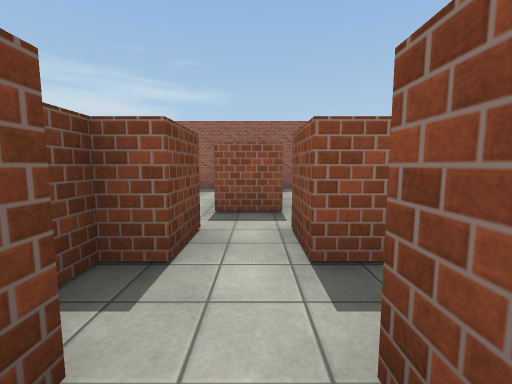
View 1 (above)

19 first-person views from a walk through a 3-D level made in the Unity game engine. The camera is 1.4 m above the floor, tilts 6° down and sees 90° across. The floor is counted in squares, 2 m on a side. Each view is taken from the middle of a square. On the plan, view 1 faces up. The plan holds only what a view shows up to about 9 squares ahead; the rest is blank. Some surface patterns are stand-ins.

View 2
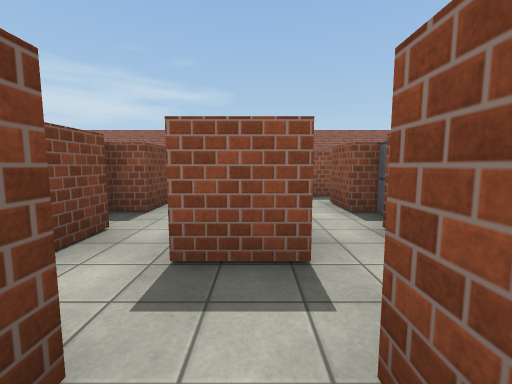

View 3
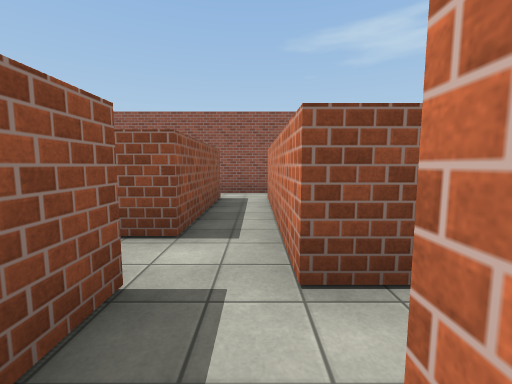

View 4
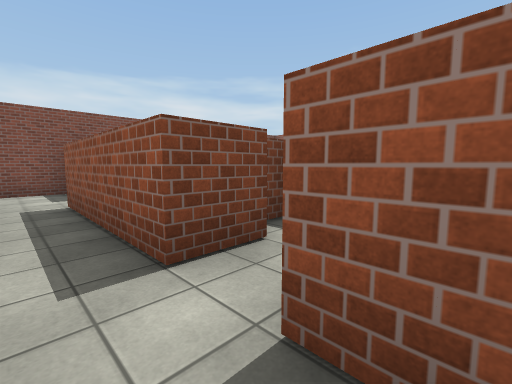

View 5
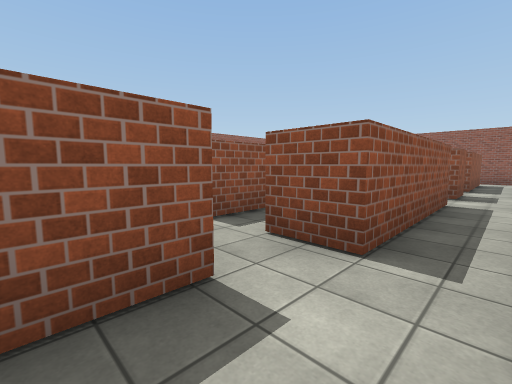

View 6
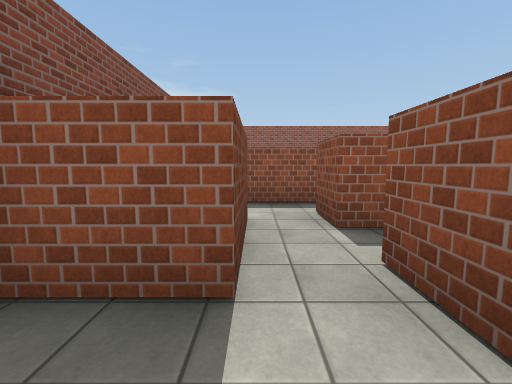

View 7
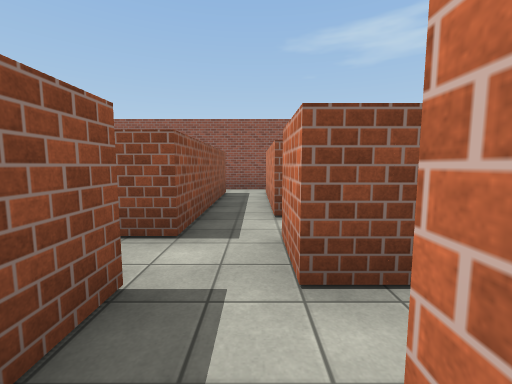

View 8
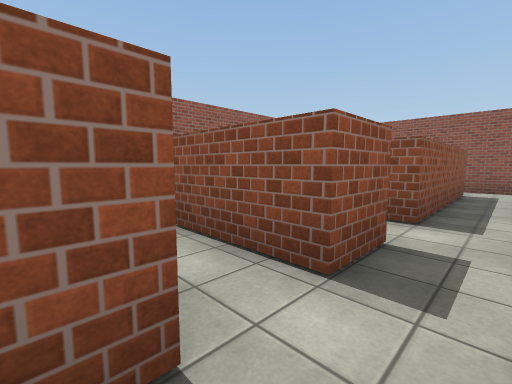

View 9
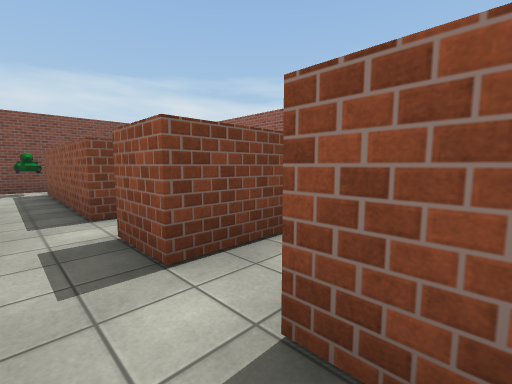

View 10
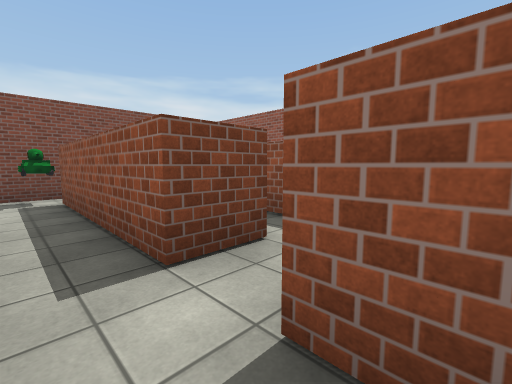

View 11
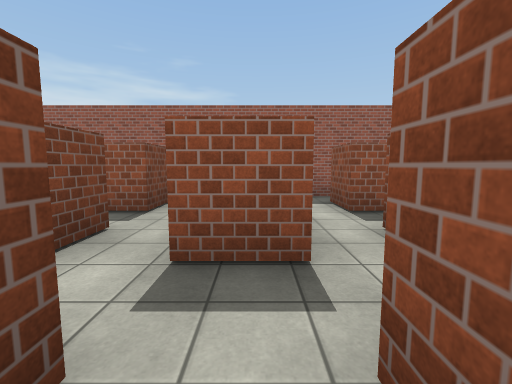

View 12
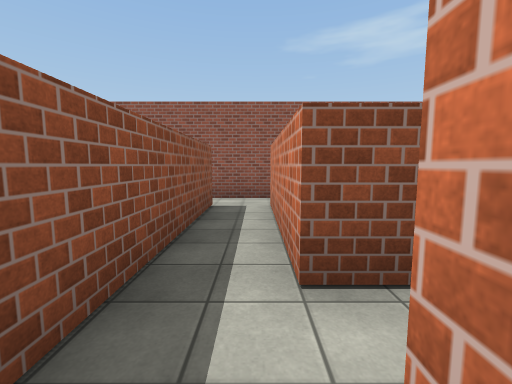

View 13
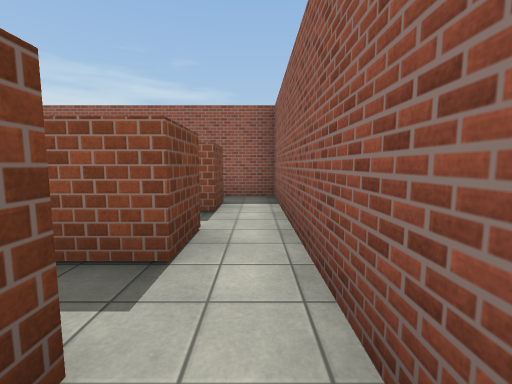

View 14
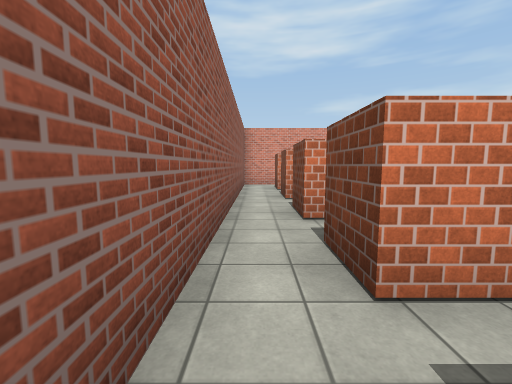

View 15
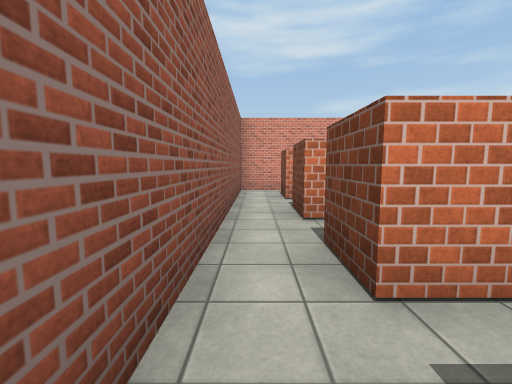

View 16
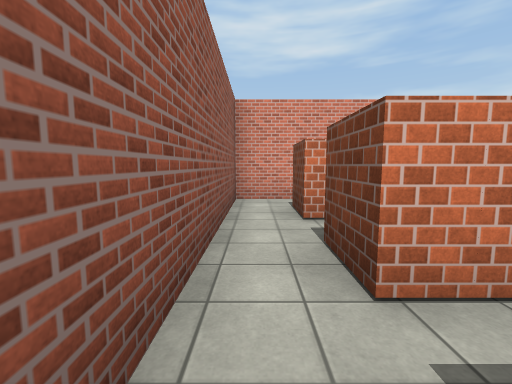

View 17
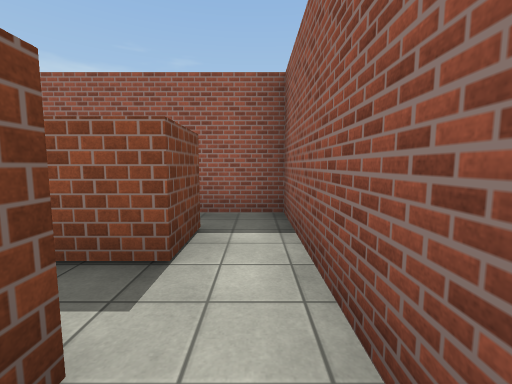

View 18
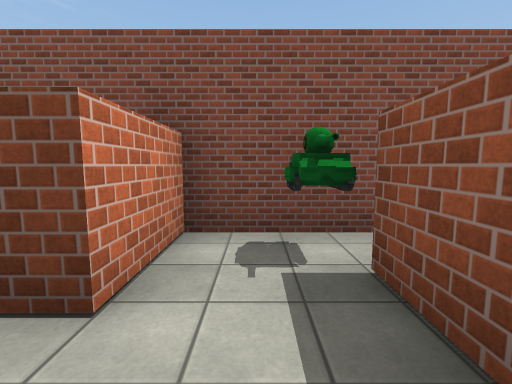

View 19
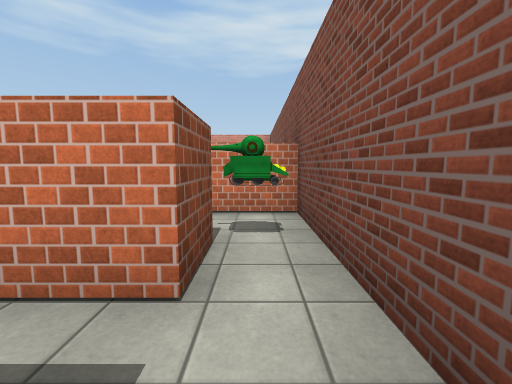

### Floor plan
Ten units are one square. View 1 is at (0, 0); x grows to the right and y downward. Boxes are objects, and circles mark ways between rooms. Rooms are numbered by the first view taken in them; rooms with no view inside come last. Other rooms are left out.
<svg viewBox="-71 -74 140 119">
<path fill="none" stroke="#000" d="M10 -18 4 -18 4 -28 15 -28M15 2 4 2 4 -9M-6 -9 -6 2 -41 2M24 -18 24 -28 54 -28 54 -18M14 12 54 12M-11 -18 -11 -12M-6 -29 -6 -18M4 -50 4 -38 -6 -38M54 -8 54 2 24 2 24 -9M-16 -49 -16 -38 -58 -38M-41 -18 -41 -29M64 -15 64 -45M54 -49 54 -38 14 -38 14 -49M64 15 64 -5M-57 -37 -62 -35M-58 -37 -58 -33M-66 -35 -66 -23M14 20 14 12M50 32 54 32M54 12 54 22M64 35 64 15M-41 2 -41 -9M-51 -23 -51 -3 -66 -3 -66 11M-56 -38 -56 -48 -46 -48M-66 -55 -66 -35M-63 -36 -58 -37M-64 -36 -58 -36M-16 -66 -16 -58 -26 -58M-6 -38 -6 -58M-66 -23 -51 -23M20 -58 14 -58 14 -68M54 -69 54 -58 45 -58M64 -45 64 -65M46 -8 54 -8M64 -5 64 -15"/>
<circle cx="10" cy="20" r="3" fill="#2a7"/>
<circle cx="60" cy="20" r="3" fill="#2a7"/>
<circle cx="-50" cy="10" r="3" fill="#2a7"/>
<circle cx="-10" cy="-40" r="3" fill="#2a7"/>
<circle cx="10" cy="-40" r="3" fill="#2a7"/>
<circle cx="60" cy="-40" r="3" fill="#2a7"/>
<circle cx="60" cy="-20" r="3" fill="#2a7"/>
<circle cx="60" cy="0" r="3" fill="#2a7"/>
<text x="10" y="-10">1</text>
<text x="30" y="30">2</text>
<text x="-60" y="0">3</text>
<text x="-40" y="-50">4</text>
<text x="30" y="-50">5</text>
<text x="50" y="-10">6</text>
</svg>
Room 1 opens to room 2. Room 1 opens to room 3. Room 1 opens to room 4. Room 1 opens to room 5. Room 1 opens to room 6.

Where each view was taken, in squares from view 1:
view 1: 0 up, 0 right, facing up
view 2: 2 down, 1 right, facing up
view 3: 1 down, 0 right, facing right
view 4: 1 down, 1 right, facing up-left
view 5: 1 down, 6 left, facing up-right
view 6: 1 down, 5 left, facing up
view 7: 3 up, 1 left, facing right
view 8: 3 up, 2 left, facing up-right
view 9: 3 up, 2 right, facing up-left
view 10: 3 up, 0 right, facing up-left
view 11: 2 up, 0 right, facing up
view 12: 3 up, 1 right, facing right
view 13: 2 up, 6 right, facing up
view 14: 4 up, 6 right, facing down
view 15: 2 up, 6 right, facing down
view 16: 0 up, 6 right, facing down
view 17: 4 up, 6 right, facing up
view 18: 3 up, 4 left, facing left
view 19: 6 up, 6 left, facing down
